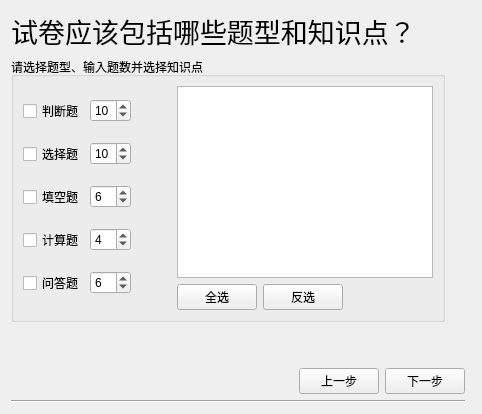
     <widget class="QWidget" name="type">
      <layout class="QHBoxLayout" name="horizontalLayout_36">
       <item>
        <layout class="QVBoxLayout" name="verticalLayout_17">
         <item>
          <layout class="QVBoxLayout" name="verticalLayout_16">
           <item>
            <layout class="QHBoxLayout" name="horizontalLayout_34">
             <item>
              <widget class="QLabel" name="label_14">
               <property name="font">
                <font>
                 <family>宋体</family>
                 <pointsize>20</pointsize>
                </font>
               </property>
               <property name="text">
                <string>试卷应该包括哪些题型和知识点？</string>
               </property>
               <property name="textFormat">
                <enum>Qt::RichText</enum>
               </property>
               <property name="alignment">
                <set>Qt::AlignCenter</set>
               </property>
              </widget>
             </item>
             <item>
              <spacer name="horizontalSpacer_8">
               <property name="orientation">
                <enum>Qt::Horizontal</enum>
               </property>
               <property name="sizeHint" stdset="0">
                <size>
                 <width>40</width>
                 <height>20</height>
                </size>
               </property>
              </spacer>
             </item>
            </layout>
           </item>
           <item>
            <layout class="QHBoxLayout" name="horizontalLayout_35">
             <item>
              <widget class="QGroupBox" name="groupBox_4">
               <property name="title">
                <string>请选择题型、输入题数并选择知识点</string>
               </property>
               <layout class="QHBoxLayout" name="horizontalLayout_33">
                <item>
                 <layout class="QVBoxLayout" name="verticalLayout_15">
                  <item>
                   <layout class="QHBoxLayout" name="horizontalLayout_27">
                    <item>
                     <widget class="QCheckBox" name="checkBox_judge">
                      <property name="text">
                       <string>判断题</string>
                      </property>
                     </widget>
                    </item>
                    <item>
                     <widget class="QSpinBox" name="spinBox_judge">
                      <property name="minimum">
                       <number>1</number>
                      </property>
                      <property name="value">
                       <number>10</number>
                      </property>
                     </widget>
                    </item>
                   </layout>
                  </item>
                  <item>
                   <layout class="QHBoxLayout" name="horizontalLayout_28">
                    <item>
                     <widget class="QCheckBox" name="checkBox_choice">
                      <property name="text">
                       <string>选择题</string>
                      </property>
                     </widget>
                    </item>
                    <item>
                     <widget class="QSpinBox" name="spinBox_choice">
                      <property name="minimum">
                       <number>1</number>
                      </property>
                      <property name="value">
                       <number>10</number>
                      </property>
                     </widget>
                    </item>
                   </layout>
                  </item>
                  <item>
                   <layout class="QHBoxLayout" name="horizontalLayout_29">
                    <item>
                     <widget class="QCheckBox" name="checkBox_fill">
                      <property name="text">
                       <string>填空题</string>
                      </property>
                     </widget>
                    </item>
                    <item>
                     <widget class="QSpinBox" name="spinBox_fill">
                      <property name="minimum">
                       <number>1</number>
                      </property>
                      <property name="value">
                       <number>6</number>
                      </property>
                     </widget>
                    </item>
                   </layout>
                  </item>
                  <item>
                   <layout class="QHBoxLayout" name="horizontalLayout_30">
                    <item>
                     <widget class="QCheckBox" name="checkBox_calc">
                      <property name="text">
                       <string>计算题</string>
                      </property>
                     </widget>
                    </item>
                    <item>
                     <widget class="QSpinBox" name="spinBox_calc">
                      <property name="minimum">
                       <number>1</number>
                      </property>
                      <property name="value">
                       <number>4</number>
                      </property>
                     </widget>
                    </item>
                   </layout>
                  </item>
                  <item>
                   <layout class="QHBoxLayout" name="horizontalLayout_31">
                    <item>
                     <widget class="QCheckBox" name="checkBox_ans">
                      <property name="text">
                       <string>问答题</string>
                      </property>
                     </widget>
                    </item>
                    <item>
                     <widget class="QSpinBox" name="spinBox_ans">
                      <property name="minimum">
                       <number>1</number>
                      </property>
                      <property name="value">
                       <number>6</number>
                      </property>
                     </widget>
                    </item>
                   </layout>
                  </item>
                 </layout>
                </item>
                <item>
                 <spacer name="horizontalSpacer_13">
                  <property name="orientation">
                   <enum>Qt::Horizontal</enum>
                  </property>
                  <property name="sizeHint" stdset="0">
                   <size>
                    <width>40</width>
                    <height>20</height>
                   </size>
                  </property>
                 </spacer>
                </item>
                <item>
                 <layout class="QVBoxLayout" name="verticalLayout_28">
                  <item>
                   <widget class="QListWidget" name="listWidget_points">
                    <property name="editTriggers">
                     <set>QAbstractItemView::DoubleClicked|QAbstractItemView::EditKeyPressed</set>
                    </property>
                    <property name="selectionMode">
                     <enum>QAbstractItemView::SingleSelection</enum>
                    </property>
                    <property name="selectionBehavior">
                     <enum>QAbstractItemView::SelectItems</enum>
                    </property>
                    <property name="viewMode">
                     <enum>QListView::IconMode</enum>
                    </property>
                   </widget>
                  </item>
                  <item>
                   <layout class="QHBoxLayout" name="horizontalLayout_32">
                    <item>
                     <widget class="QPushButton" name="pushButton_all_sel">
                      <property name="text">
                       <string>全选</string>
                      </property>
                     </widget>
                    </item>
                    <item>
                     <widget class="QPushButton" name="pushButton_all_unsel">
                      <property name="text">
                       <string>反选</string>
                      </property>
                     </widget>
                    </item>
                    <item>
                     <spacer name="horizontalSpacer_15">
                      <property name="orientation">
                       <enum>Qt::Horizontal</enum>
                      </property>
                      <property name="sizeHint" stdset="0">
                       <size>
                        <width>40</width>
                        <height>20</height>
                       </size>
                      </property>
                     </spacer>
                    </item>
                   </layout>
                  </item>
                 </layout>
                </item>
               </layout>
               <zorder>horizontalSpacer_13</zorder>
               <zorder></zorder>
              </widget>
             </item>
             <item>
              <spacer name="verticalSpacer_8">
               <property name="orientation">
                <enum>Qt::Vertical</enum>
               </property>
               <property name="sizeType">
                <enum>QSizePolicy::Preferred</enum>
               </property>
               <property name="sizeHint" stdset="0">
                <size>
                 <width>20</width>
                 <height>180</height>
                </size>
               </property>
              </spacer>
             </item>
            </layout>
           </item>
          </layout>
         </item>
         <item>
          <layout class="QHBoxLayout" name="horizontalLayout_25">
           <item>
            <widget class="QLabel" name="label_13">
             <property name="text">
              <string/>
             </property>
             <property name="pixmap">
              <pixmap resource="resource.qrc">:/UI/guide_bkg.png</pixmap>
             </property>
            </widget>
           </item>
           <item>
            <spacer name="horizontalSpacer_7">
             <property name="orientation">
              <enum>Qt::Horizontal</enum>
             </property>
             <property name="sizeHint" stdset="0">
              <size>
               <width>40</width>
               <height>20</height>
              </size>
             </property>
            </spacer>
           </item>
           <item>
            <layout class="QVBoxLayout" name="verticalLayout_14">
             <item>
              <spacer name="verticalSpacer_7">
               <property name="orientation">
                <enum>Qt::Vertical</enum>
               </property>
               <property name="sizeType">
                <enum>QSizePolicy::Expanding</enum>
               </property>
               <property name="sizeHint" stdset="0">
                <size>
                 <width>20</width>
                 <height>40</height>
                </size>
               </property>
              </spacer>
             </item>
             <item>
              <layout class="QHBoxLayout" name="horizontalLayout_26">
               <item>
                <widget class="QPushButton" name="type_prev">
                 <property name="text">
                  <string>上一步</string>
                 </property>
                </widget>
               </item>
               <item>
                <widget class="QPushButton" name="type_next">
                 <property name="text">
                  <string>下一步</string>
                 </property>
                </widget>
               </item>
              </layout>
             </item>
            </layout>
           </item>
          </layout>
         </item>
         <item>
          <widget class="Line" name="line_8">
           <property name="orientation">
            <enum>Qt::Horizontal</enum>
           </property>
          </widget>
         </item>
        </layout>
       </item>
       <item>
        <widget class="Line" name="line_4">
         <property name="orientation">
          <enum>Qt::Horizontal</enum>
         </property>
        </widget>
       </item>
      </layout>
     </widget>
